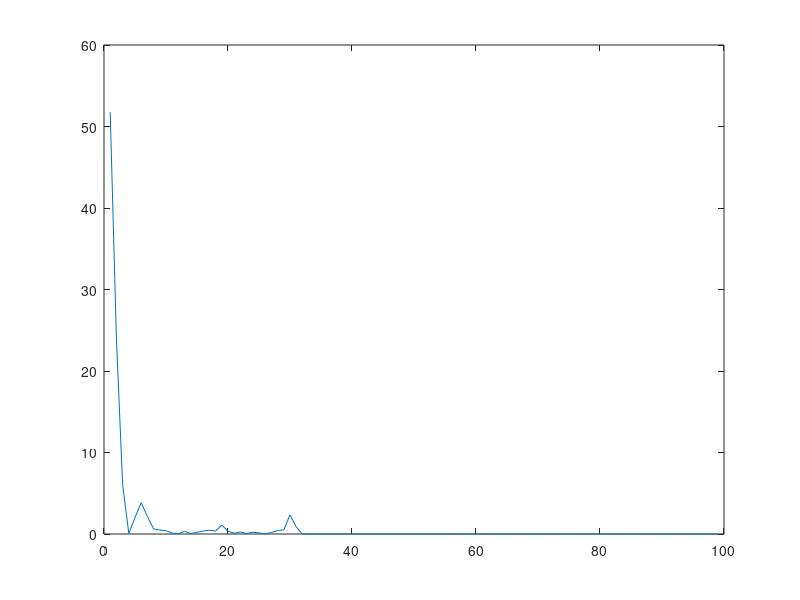

MATLAB code to generate this figure:
function extract
clc;clear all;close all

PCdata=[ ...
0., 0.0436
6.6832, 0.0499
10.6931, 0.0548
12.4752, 0.0562
19.604, 0.0646
28.5149, 0.0673
37.4257, 0.0729
43.6634, 0.0771
51.6832, 0.0799
58.8119, 0.0799
64.1584, 0.0714
71.2871, 0.063
76.6337, 0.0545
82.8713, 0.046
90.8911, 0.039
99.802, 0.0291
109.604, 0.0249
117.6238, 0.0192
126.5347, 0.0192
134.5545, 0.0121
142.5743, 7.8744e-3
149.7029, 9.2517e-3
161.2871, 6.3962e-3
171.0891, 7.7631e-3
179.1089, 4.9215e-3
187.1287, 6.9979e-3
192.9207, 6.9753e-3
198.2673, 6.9545e-3
202.7227, 8.3422e-3
208.5149, 8.3196e-3
213.4158, 6.1928e-3
218.3168, 6.8762e-3
224.1089, 7.5562e-3
228.1188, 8.2431e-3
232.5743, 8.2257e-3
237.0297, 7.5057e-3
241.9306, 8.8918e-3
248.1683, 8.1648e-3
253.0693, 8.8483e-3
257.9703, 8.1266e-3
261.5347, 9.5178e-3
266.4356, 9.4987e-3
272.2277, 0.013
275.7921, 0.0137
281.1386, 0.0144
285.5941, 0.0129
290.0495, 0.0143
294.9505, 0.015
299.4059, 0.0143
303.4158, 0.0143
307.8713, 0.0178
313.6634, 0.0184
319.4554, 0.0198
323.4653, 0.0191
327.0297, 0.0191
329.7029, 0.0198
334.1584, 0.0191
340.8416, 0.019
344.4059, 0.0204
346.1881, 0.0246
349.7525, 0.0281
352.4257, 0.0316
355.099, 0.0351
358.6634, 0.0372
];
% mu=56.965629823857817
% sigma=8.812368160574666

BCdata=[ ...
-1.7822, 0.0569
1.7822, 0.0632
5.7921, 0.0688
8.4653, 0.0758
10.6931, 0.0836
12.9207, 0.0885
15.5941, 0.0962
18.7128, 0.1032
20.9405, 0.1095
24.0594, 0.1151
24.9505, 0.125
28.0693, 0.1327
28.0693, 0.1411
31.1881, 0.1467
30.7426, 0.1566
32.5248, 0.1629
34.7525, 0.1692
36.5347, 0.179
38.7624, 0.1867
36.9802, 0.191
39.6535, 0.1987
41.4356, 0.2078
43.6634, 0.2155
45.4455, 0.2239
45.0, 0.2331
46.7822, 0.2422
47.6733, 0.2513
48.1188, 0.2591
48.5644, 0.2668
49.0099, 0.2724
49.901, 0.2793
50.3465, 0.2865
51.6832, 0.2934
52.5743, 0.3005
53.9109, 0.3089
53.9109, 0.3174
55.2475, 0.3244
56.1386, 0.3307
57.0297, 0.3384
57.9207, 0.3447
58.3663, 0.3511
58.3663, 0.358
60.1485, 0.3644
60.5941, 0.3721
60.5941, 0.3785
61.9306, 0.3848
61.4851, 0.3911
62.8218, 0.3946
64.1584, 0.4058
65.495, 0.4143
64.1584, 0.422
65.495, 0.4311
66.8317, 0.4367
68.1683, 0.4452
71.2871, 0.4536
72.1782, 0.4655
73.0693, 0.4747
74.8515, 0.483
74.4059, 0.4929
75.297, 0.4999
77.0792, 0.507
77.5248, 0.5168
78.4158, 0.5259
79.7525, 0.5343
81.9802, 0.5442
82.4257, 0.5547
86.4356, 0.561
90.8911, 0.5526
94.4554, 0.5462
99.3564, 0.5392
100.2475, 0.5308
103.8119, 0.5251
105.5941, 0.5188
106.0396, 0.5104
106.9306, 0.5047
107.8218, 0.4969
108.2673, 0.49
109.604, 0.4836
110.495, 0.4738
111.386, 0.4675
111.8317, 0.4605
113.6139, 0.4534
114.505, 0.445
114.0594, 0.438
115.8416, 0.4288
117.1782, 0.4203
118.0693, 0.4141
119.4059, 0.407
121.6337, 0.3993
121.6337, 0.388
122.5248, 0.3796
123.8614, 0.3698
123.8614, 0.3627
126.0891, 0.355
126.9802, 0.3466
127.4257, 0.3381
127.8713, 0.329
129.6535, 0.3206
131.4356, 0.3121
131.8812, 0.3016
132.3267, 0.2932
133.6634, 0.2875
135.0, 0.2798
135.4455, 0.2735
137.6733, 0.2643
137.2277, 0.2545
138.5644, 0.244
139.4554, 0.2341
140.7921, 0.2257
142.1287, 0.2179
143.9109, 0.2102
143.4653, 0.1997
143.9109, 0.1941
145.2475, 0.1863
145.6931, 0.1786
148.8119, 0.1708
149.7029, 0.1645
151.4851, 0.1568
150.5941, 0.1505
154.604, 0.1434
155.495, 0.1343
157.2772, 0.1258
158.6139, 0.1195
160.396, 0.1118
161.7327, 0.1026
165.297, 0.0949
164.8515, 0.0879
167.0792, 0.0801
170.6436, 0.0738
175.099, 0.0689
179.1089, 0.0646
182.2277, 0.059
186.2376, 0.0548
189.3564, 0.0498
192.9207, 0.0428
197.3761, 0.0393
199.1584, 0.0358
206.7327, 0.0301
212.5248, 0.028
218.3168, 0.0273
222.7723, 0.0272
226.3366, 0.0265
231.2376, 0.0265
236.1386, 0.0272
240.5941, 0.0244
243.2673, 0.0236
247.7227, 0.0243
251.7327, 0.0215
256.6337, 0.0222
259.7525, 0.0201
263.7624, 0.0172
268.6634, 0.0158
267.3267, 0.0165
274.0099, 0.0172
279.3564, 0.0228
285.5941, 0.0242
288.2673, 0.0228
292.2772, 0.0213
295.8416, 0.0206
299.8515, 0.0213
303.4158, 0.022
307.8713, 0.0241
311.4356, 0.0241
315.0, 0.0262
319.901, 0.0269
323.0198, 0.0304
325.6931, 0.0317
329.2574, 0.0303
334.604, 0.0317
338.6139, 0.0331
342.6238, 0.0352
346.1881, 0.0394
350.6436, 0.0422
353.7624, 0.0478
355.9901, 0.052
360.0, 0.0569
];
% mu=88.405175905003787
% sigma=0.727776975869855

xdata = PCdata(:,1);
ydata = PCdata(:,2);

rad_data=xdata.*(2.*pi)./360;

for j=1:100;
N_components = j;
A = ydata(:,1);
A = A./A;

for i = 1:N_components
    A = [A cos(i.*rad_data) sin(i.*rad_data)];
end

app_x=pinv(A)*ydata;

rad_data=xdata.*(2.*pi)./360;

A = ydata(:,1);
A = A./A;

for i = 1:N_components
    A = [A cos(i.*rad_data) sin(i.*rad_data)];
end

% Plot approximation
F_PC = A*app_x;
% plot(F_PC);


err(j)=sqrt(sum((F_PC-ydata).^2));

end



perc=abs(err(1:(end-1))-err(2:(end)))./err(1).*100;

plot(perc);

% figure(1);hold on
% plot(PCdata(:,1), PCdata(:,2),'*r');
% % plot(BCdata(:,1), BCdata(:,2),'*b');
% plot(xdata,F_PC,'-');
% % plot(x,P_PC,'-');
% % plot(x,F_BC,'-r');    
% % plot(x,P_BC,'-r');
end

function F = myfun(x,xdata)
A0=x(1);
A1=x(2);
A2=x(3);
A3=x(4);
A4=x(5);

rad_data=xdata.*(2.*pi)./360;
F = A0 + A1.*cos(rad_data)+A2.*sin(rad_data) + A3.*cos(2.*rad_data)+A4.*sin(2.*rad_data);
end